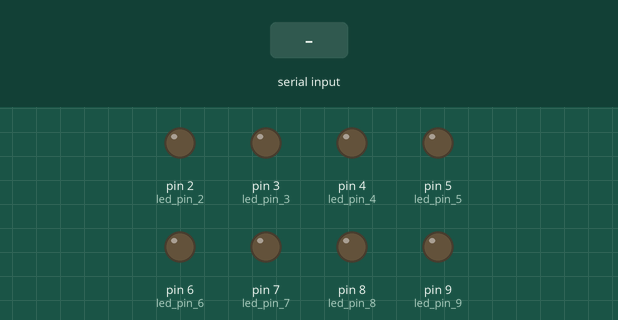
Recording of a sketch running on a simulated Arduino Uno, built with avr-gcc and run on an emulated ATmega328P. Parts: output pins drawn as LEDs (lit = HIGH). Inputs (shaded band) come from the test bench. What the sketch prints to the serial monitor is not drawn.

Above: at 1.2 s.
1.3 s: "2\n" received over Serial
At 2.0 s:
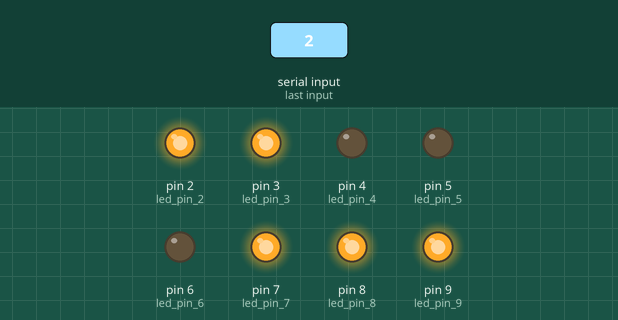
2.9 s: byte 1 (1) received over Serial
At 4.1 s:
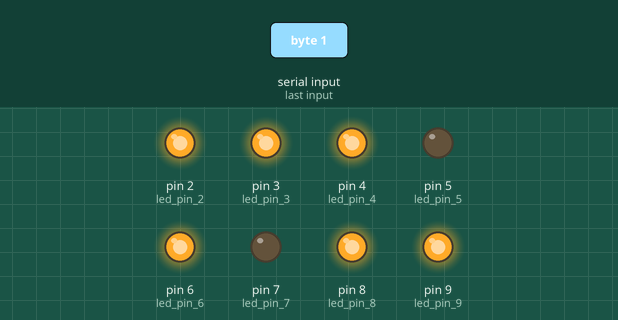
4.4 s: "1\n" received over Serial
At 5.6 s:
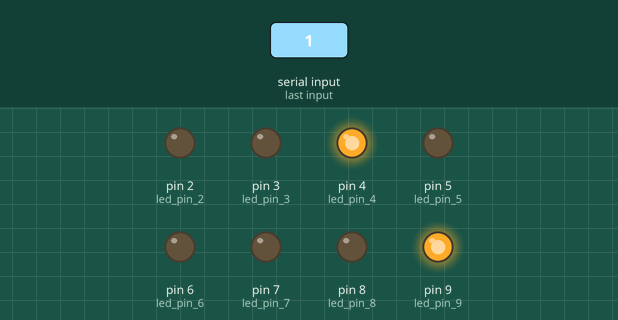
5.9 s: "3\n" received over Serial
At 6.8 s:
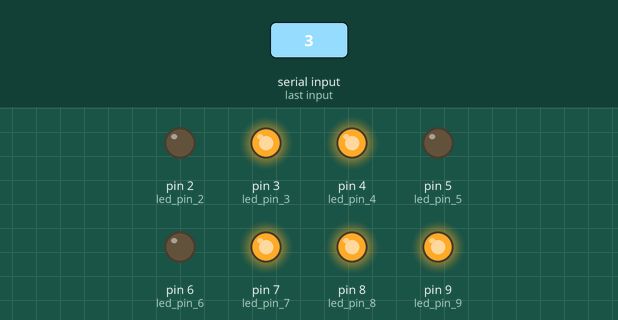
7.4 s: "4\n" received over Serial
At 8.0 s:
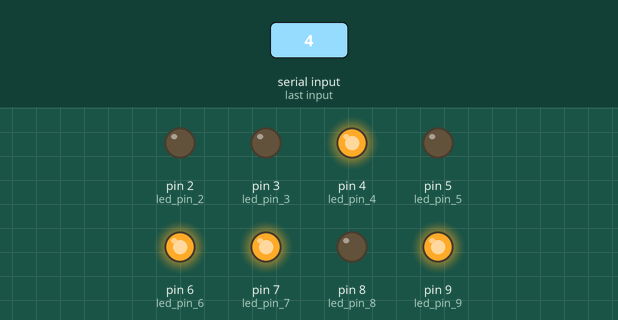
8.9 s: "5\n" received over Serial
At 9.2 s:
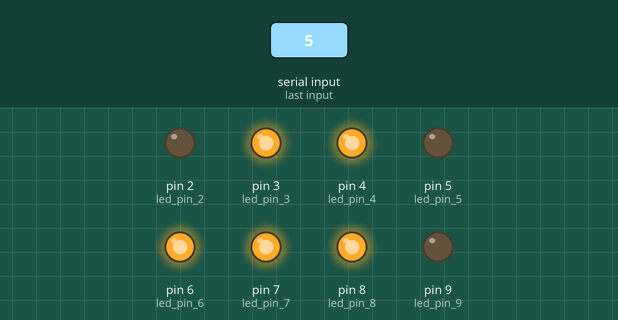
Timing chart, 0 to 11.4 s (numbered marks = the images above; inputs shaded):
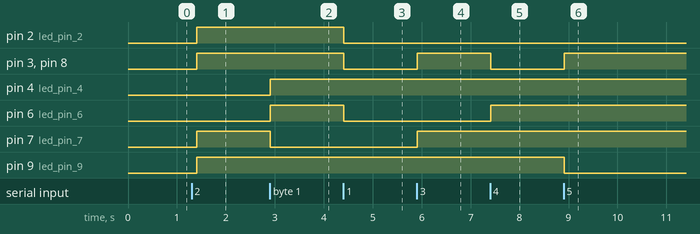

The sketch:

cascading1.ino
```cpp
#include <SoftwareSerial.h>
SoftwareSerial mySerial(10, 11);

#define led_pin_2 2
#define led_pin_3 3
#define led_pin_4 4
#define led_pin_5 5
#define led_pin_6 6
#define led_pin_7 7
#define led_pin_8 8
#define led_pin_9 9

void low()
{
  digitalWrite(led_pin_2, LOW);
  digitalWrite(led_pin_3, LOW);
  digitalWrite(led_pin_4, LOW);
  digitalWrite(led_pin_5, LOW);
  digitalWrite(led_pin_6, LOW);
  digitalWrite(led_pin_7, LOW);
  digitalWrite(led_pin_8, LOW);
  digitalWrite(led_pin_9, LOW);
}

void setup() {
  Serial.begin(9600);
  mySerial.begin(9600);
  while (!Serial) { }
  Serial.println("Начинаем работу!");

  pinMode(led_pin_2, OUTPUT);
  pinMode(led_pin_3, OUTPUT);
  pinMode(led_pin_4, OUTPUT);
  pinMode(led_pin_5, OUTPUT);
  pinMode(led_pin_6, OUTPUT);
  pinMode(led_pin_7, OUTPUT);
  pinMode(led_pin_8, OUTPUT);
  pinMode(led_pin_9, OUTPUT);
}

int first_part;
char second_part;
String number;

void loop()
{
  delay(100);
  if (Serial.available() == 2)
  {
    low();

    first_part = Serial.read() - '0';
    second_part = Serial.read();
    Serial.println(first_part);
    Serial.println(second_part);

    mySerial.write(second_part);

    if (first_part == 1)
    {
      digitalWrite(led_pin_9, HIGH);
      digitalWrite(led_pin_4, HIGH);
    }
    else if (first_part == 2)
    {
      digitalWrite(led_pin_2, HIGH);
      digitalWrite(led_pin_3, HIGH);
      digitalWrite(led_pin_7, HIGH);
      digitalWrite(led_pin_8, HIGH);
      digitalWrite(led_pin_9, HIGH);
    }
    else if (first_part == 3)
    {
      digitalWrite(led_pin_3, HIGH);
      digitalWrite(led_pin_4, HIGH);
      digitalWrite(led_pin_7, HIGH);
      digitalWrite(led_pin_8, HIGH);
      digitalWrite(led_pin_9, HIGH);
    }
    else if (first_part == 4)
    {
      digitalWrite(led_pin_4, HIGH);
      digitalWrite(led_pin_6, HIGH);
      digitalWrite(led_pin_7, HIGH);
      digitalWrite(led_pin_9, HIGH);
    }
    else if (first_part == 5)
    {
      digitalWrite(led_pin_3, HIGH);
      digitalWrite(led_pin_4, HIGH);
      digitalWrite(led_pin_6, HIGH);
      digitalWrite(led_pin_7, HIGH);
      digitalWrite(led_pin_8, HIGH);
    }
    else if (first_part == 6)
    {
      digitalWrite(led_pin_2, HIGH);
      digitalWrite(led_pin_3, HIGH);
      digitalWrite(led_pin_4, HIGH);
      digitalWrite(led_pin_6, HIGH);
      digitalWrite(led_pin_7, HIGH);
      digitalWrite(led_pin_8, HIGH);
    }
    else if (first_part == 7)
    {
      digitalWrite(led_pin_4, HIGH);
      digitalWrite(led_pin_8, HIGH);
      digitalWrite(led_pin_9, HIGH);
    }
    else if (first_part == 8)
    {
      digitalWrite(led_pin_2, HIGH);
      digitalWrite(led_pin_3, HIGH);
      digitalWrite(led_pin_4, HIGH);
      digitalWrite(led_pin_6, HIGH);
      digitalWrite(led_pin_7, HIGH);
      digitalWrite(led_pin_8, HIGH);
      digitalWrite(led_pin_9, HIGH);
    }
    else if (first_part == 9)
    {
      digitalWrite(led_pin_3, HIGH);
      digitalWrite(led_pin_4, HIGH);
      digitalWrite(led_pin_6, HIGH);
      digitalWrite(led_pin_7, HIGH);
      digitalWrite(led_pin_8, HIGH);
      digitalWrite(led_pin_9, HIGH);
    }
    else if (first_part == 0)
    {
      digitalWrite(led_pin_2, HIGH);
      digitalWrite(led_pin_3, HIGH);
      digitalWrite(led_pin_4, HIGH);
      digitalWrite(led_pin_6, HIGH);
      digitalWrite(led_pin_8, HIGH);
      digitalWrite(led_pin_9, HIGH);
    }
  }
  else if (Serial.available() == 1)
  {
    low();

    first_part = 0;
    second_part = Serial.read();

    Serial.println(first_part);
    Serial.println(second_part);

    mySerial.write(second_part);

    if (first_part == 0)
    {
      digitalWrite(led_pin_2, HIGH);
      digitalWrite(led_pin_3, HIGH);
      digitalWrite(led_pin_4, HIGH);
      digitalWrite(led_pin_6, HIGH);
      digitalWrite(led_pin_8, HIGH);
      digitalWrite(led_pin_9, HIGH);
    }
  }
}
```

Measured:
- after the input at 1.3 s, pin 2 (led_pin_2), pin 3 (led_pin_3), pin 7 (led_pin_7), pin 8 (led_pin_8), pin 9 (led_pin_9): LOW → HIGH after 0.10 s
- after the input at 2.9 s, pin 4 (led_pin_4), pin 6 (led_pin_6): LOW → HIGH at once; pin 7 (led_pin_7): HIGH → LOW at once
- after the input at 4.4 s, pin 2 (led_pin_2), pin 3 (led_pin_3), pin 6 (led_pin_6), pin 8 (led_pin_8): HIGH → LOW at once
- after the input at 5.9 s, pin 3 (led_pin_3), pin 7 (led_pin_7), pin 8 (led_pin_8): LOW → HIGH at once
- after the input at 7.4 s, pin 3 (led_pin_3), pin 8 (led_pin_8): HIGH → LOW at once; pin 6 (led_pin_6): LOW → HIGH at once
- after the input at 8.9 s, pin 3 (led_pin_3), pin 8 (led_pin_8): LOW → HIGH at once; pin 9 (led_pin_9): HIGH → LOW at once
